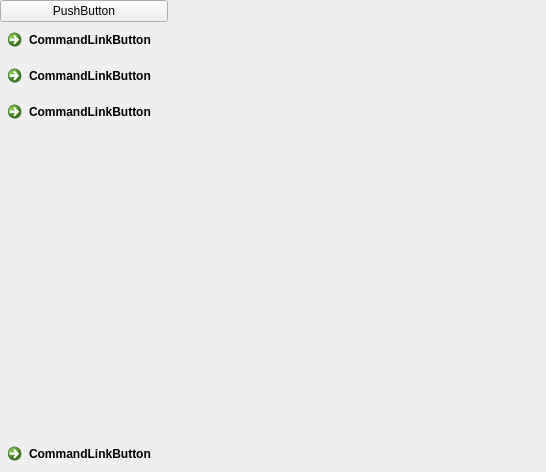
<?xml version="1.0" encoding="UTF-8"?>
<ui version="4.0">
 <class>Form</class>
 <widget class="QWidget" name="Form">
  <property name="geometry">
   <rect>
    <x>0</x>
    <y>0</y>
    <width>546</width>
    <height>472</height>
   </rect>
  </property>
  <property name="windowTitle">
   <string>Form</string>
  </property>
  <layout class="QHBoxLayout" name="horizontalLayout_2" stretch="0,1">
   <property name="spacing">
    <number>0</number>
   </property>
   <property name="leftMargin">
    <number>0</number>
   </property>
   <property name="topMargin">
    <number>0</number>
   </property>
   <property name="rightMargin">
    <number>0</number>
   </property>
   <property name="bottomMargin">
    <number>0</number>
   </property>
   <item>
    <layout class="QVBoxLayout" name="verticalLayout">
     <item>
      <widget class="QPushButton" name="pushButton">
       <property name="text">
        <string>PushButton</string>
       </property>
      </widget>
     </item>
     <item>
      <layout class="QVBoxLayout" name="verticalLayout_3">
       <item>
        <widget class="QCommandLinkButton" name="commandLinkButton_3">
         <property name="text">
          <string>CommandLinkButton</string>
         </property>
        </widget>
       </item>
       <item>
        <widget class="QCommandLinkButton" name="commandLinkButton_2">
         <property name="text">
          <string>CommandLinkButton</string>
         </property>
        </widget>
       </item>
       <item>
        <widget class="QCommandLinkButton" name="commandLinkButton">
         <property name="text">
          <string>CommandLinkButton</string>
         </property>
        </widget>
       </item>
       <item>
        <spacer name="verticalSpacer">
         <property name="orientation">
          <enum>Qt::Vertical</enum>
         </property>
         <property name="sizeHint" stdset="0">
          <size>
           <width>20</width>
           <height>40</height>
          </size>
         </property>
        </spacer>
       </item>
       <item>
        <widget class="QCommandLinkButton" name="commandLinkButton_4">
         <property name="text">
          <string>CommandLinkButton</string>
         </property>
        </widget>
       </item>
      </layout>
     </item>
    </layout>
   </item>
   <item>
    <layout class="QVBoxLayout" name="verticalLayout_2"/>
   </item>
  </layout>
 </widget>
 <resources/>
 <connections/>
</ui>
